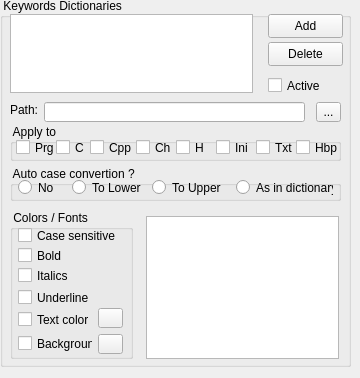
   <widget class="QWidget" name="pageDictionaries">
    <widget class="QGroupBox" name="groupBox_10">
     <property name="geometry">
      <rect>
       <x>0</x>
       <y>-2</y>
       <width>351</width>
       <height>369</height>
      </rect>
     </property>
     <property name="title">
      <string> Keywords Dictionaries </string>
     </property>
     <widget class="QListWidget" name="listDictNames">
      <property name="geometry">
       <rect>
        <x>10</x>
        <y>16</y>
        <width>243</width>
        <height>79</height>
       </rect>
      </property>
     </widget>
     <widget class="QPushButton" name="buttonDictAdd">
      <property name="geometry">
       <rect>
        <x>268</x>
        <y>16</y>
        <width>75</width>
        <height>24</height>
       </rect>
      </property>
      <property name="text">
       <string>Add</string>
      </property>
     </widget>
     <widget class="QPushButton" name="buttonDictDelete">
      <property name="geometry">
       <rect>
        <x>268</x>
        <y>44</y>
        <width>75</width>
        <height>24</height>
       </rect>
      </property>
      <property name="text">
       <string>Delete</string>
      </property>
     </widget>
     <widget class="QLabel" name="label_16">
      <property name="geometry">
       <rect>
        <x>10</x>
        <y>104</y>
        <width>33</width>
        <height>16</height>
       </rect>
      </property>
      <property name="text">
       <string>Path:</string>
      </property>
     </widget>
     <widget class="QLineEdit" name="editDictPath">
      <property name="geometry">
       <rect>
        <x>44</x>
        <y>104</y>
        <width>261</width>
        <height>20</height>
       </rect>
      </property>
     </widget>
     <widget class="QToolButton" name="buttonDictPath">
      <property name="geometry">
       <rect>
        <x>316</x>
        <y>104</y>
        <width>25</width>
        <height>20</height>
       </rect>
      </property>
      <property name="text">
       <string>...</string>
      </property>
      <property name="icon">
       <iconset resource="hbide.qrc">
        <normaloff>:/resources/projectadd.png</normaloff>:/resources/projectadd.png</iconset>
      </property>
     </widget>
     <widget class="QCheckBox" name="checkDictActive">
      <property name="geometry">
       <rect>
        <x>268</x>
        <y>78</y>
        <width>71</width>
        <height>19</height>
       </rect>
      </property>
      <property name="text">
       <string>Active</string>
      </property>
     </widget>
     <widget class="QGroupBox" name="groupBox_16">
      <property name="geometry">
       <rect>
        <x>10</x>
        <y>168</y>
        <width>331</width>
        <height>35</height>
       </rect>
      </property>
      <property name="title">
       <string> Auto case convertion ?</string>
      </property>
      <widget class="QRadioButton" name="radioDictToLower">
       <property name="geometry">
        <rect>
         <x>62</x>
         <y>12</y>
         <width>69</width>
         <height>19</height>
        </rect>
       </property>
       <property name="text">
        <string>To Lower</string>
       </property>
      </widget>
      <widget class="QRadioButton" name="radioDictToUpper">
       <property name="geometry">
        <rect>
         <x>142</x>
         <y>12</y>
         <width>69</width>
         <height>19</height>
        </rect>
       </property>
       <property name="text">
        <string>To Upper</string>
       </property>
      </widget>
      <widget class="QRadioButton" name="radioDictAsIn">
       <property name="geometry">
        <rect>
         <x>226</x>
         <y>12</y>
         <width>97</width>
         <height>19</height>
        </rect>
       </property>
       <property name="text">
        <string>As in dictionary</string>
       </property>
      </widget>
      <widget class="QRadioButton" name="radioDictConvNone">
       <property name="geometry">
        <rect>
         <x>8</x>
         <y>12</y>
         <width>45</width>
         <height>19</height>
        </rect>
       </property>
       <property name="text">
        <string>No</string>
       </property>
      </widget>
     </widget>
     <widget class="QPlainTextEdit" name="plainKeywords">
      <property name="geometry">
       <rect>
        <x>146</x>
        <y>218</y>
        <width>193</width>
        <height>143</height>
       </rect>
      </property>
      <property name="lineWrapMode">
       <enum>QPlainTextEdit::NoWrap</enum>
      </property>
     </widget>
     <widget class="QGroupBox" name="groupBox_17">
      <property name="geometry">
       <rect>
        <x>10</x>
        <y>126</y>
        <width>331</width>
        <height>37</height>
       </rect>
      </property>
      <property name="title">
       <string> Apply to </string>
      </property>
      <widget class="QCheckBox" name="checkDictToTxt">
       <property name="geometry">
        <rect>
         <x>246</x>
         <y>14</y>
         <width>43</width>
         <height>19</height>
        </rect>
       </property>
       <property name="text">
        <string>Txt</string>
       </property>
      </widget>
      <widget class="QCheckBox" name="checkDictToHbp">
       <property name="geometry">
        <rect>
         <x>286</x>
         <y>14</y>
         <width>43</width>
         <height>19</height>
        </rect>
       </property>
       <property name="text">
        <string>Hbp</string>
       </property>
      </widget>
      <widget class="QCheckBox" name="checkDictToPrg">
       <property name="geometry">
        <rect>
         <x>6</x>
         <y>14</y>
         <width>43</width>
         <height>19</height>
        </rect>
       </property>
       <property name="text">
        <string>Prg</string>
       </property>
      </widget>
      <widget class="QCheckBox" name="checkDictToC">
       <property name="geometry">
        <rect>
         <x>46</x>
         <y>14</y>
         <width>39</width>
         <height>19</height>
        </rect>
       </property>
       <property name="text">
        <string>C</string>
       </property>
      </widget>
      <widget class="QCheckBox" name="checkDictToIni">
       <property name="geometry">
        <rect>
         <x>206</x>
         <y>14</y>
         <width>43</width>
         <height>19</height>
        </rect>
       </property>
       <property name="text">
        <string>Ini</string>
       </property>
      </widget>
      <widget class="QCheckBox" name="checkDictToH">
       <property name="geometry">
        <rect>
         <x>166</x>
         <y>14</y>
         <width>43</width>
         <height>19</height>
        </rect>
       </property>
       <property name="text">
        <string>H</string>
       </property>
      </widget>
      <widget class="QCheckBox" name="checkDictToCpp">
       <property name="geometry">
        <rect>
         <x>80</x>
         <y>14</y>
         <width>43</width>
         <height>19</height>
        </rect>
       </property>
       <property name="text">
        <string>Cpp</string>
       </property>
      </widget>
      <widget class="QCheckBox" name="checkDictToCh">
       <property name="geometry">
        <rect>
         <x>126</x>
         <y>14</y>
         <width>43</width>
         <height>19</height>
        </rect>
       </property>
       <property name="text">
        <string>Ch</string>
       </property>
      </widget>
     </widget>
     <widget class="QGroupBox" name="groupBox_18">
      <property name="geometry">
       <rect>
        <x>10</x>
        <y>212</y>
        <width>123</width>
        <height>149</height>
       </rect>
      </property>
      <property name="title">
       <string> Colors / Fonts </string>
      </property>
      <widget class="QCheckBox" name="checkDictCaseSens">
       <property name="geometry">
        <rect>
         <x>8</x>
         <y>16</y>
         <width>101</width>
         <height>19</height>
        </rect>
       </property>
       <property name="text">
        <string>Case sensitive ?</string>
       </property>
      </widget>
      <widget class="QCheckBox" name="checkDictBold">
       <property name="geometry">
        <rect>
         <x>8</x>
         <y>36</y>
         <width>71</width>
         <height>19</height>
        </rect>
       </property>
       <property name="text">
        <string>Bold</string>
       </property>
      </widget>
      <widget class="QCheckBox" name="checkDictItalic">
       <property name="geometry">
        <rect>
         <x>8</x>
         <y>56</y>
         <width>71</width>
         <height>19</height>
        </rect>
       </property>
       <property name="text">
        <string>Italics</string>
       </property>
      </widget>
      <widget class="QCheckBox" name="checkDictULine">
       <property name="geometry">
        <rect>
         <x>8</x>
         <y>78</y>
         <width>71</width>
         <height>19</height>
        </rect>
       </property>
       <property name="text">
        <string>Underline</string>
       </property>
      </widget>
      <widget class="QCheckBox" name="checkDictColorText">
       <property name="geometry">
        <rect>
         <x>8</x>
         <y>100</y>
         <width>71</width>
         <height>19</height>
        </rect>
       </property>
       <property name="text">
        <string>Text color</string>
       </property>
      </widget>
      <widget class="QCheckBox" name="checkDictColorBack">
       <property name="geometry">
        <rect>
         <x>8</x>
         <y>124</y>
         <width>75</width>
         <height>19</height>
        </rect>
       </property>
       <property name="text">
        <string>Background</string>
       </property>
      </widget>
      <widget class="QToolButton" name="btnDictColorText">
       <property name="geometry">
        <rect>
         <x>88</x>
         <y>98</y>
         <width>25</width>
         <height>20</height>
        </rect>
       </property>
       <property name="toolTip">
        <string>Click to define text color for keywords in this dictionary.</string>
       </property>
       <property name="text">
        <string/>
       </property>
      </widget>
      <widget class="QToolButton" name="btnDictColorBack">
       <property name="geometry">
        <rect>
         <x>88</x>
         <y>124</y>
         <width>25</width>
         <height>20</height>
        </rect>
       </property>
       <property name="toolTip">
        <string>Click to define background color for keywords in this dictionary.</string>
       </property>
       <property name="text">
        <string/>
       </property>
      </widget>
     </widget>
    </widget>
   </widget>
